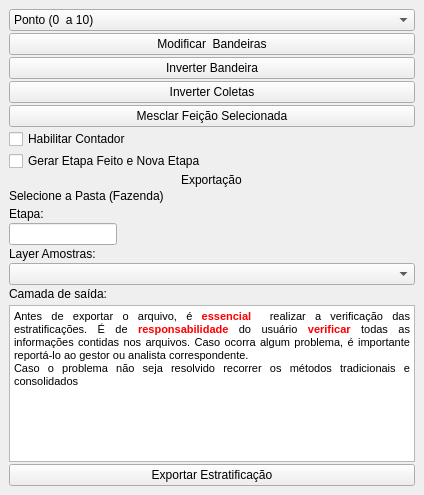
<?xml version="1.0" encoding="UTF-8"?>
<ui version="4.0">
 <class>InverterBandeiraDockWidgetBase</class>
 <widget class="QDockWidget" name="InverterBandeiraDockWidgetBase">
  <property name="geometry">
   <rect>
    <x>0</x>
    <y>0</y>
    <width>424</width>
    <height>495</height>
   </rect>
  </property>
  <property name="windowTitle">
   <string>Inverter Bandeira</string>
  </property>
  <widget class="QWidget" name="dockWidgetContents">
   <property name="enabled">
    <bool>true</bool>
   </property>
   <property name="minimumSize">
    <size>
     <width>374</width>
     <height>218</height>
    </size>
   </property>
   <property name="font">
    <font>
     <kerning>true</kerning>
    </font>
   </property>
   <layout class="QGridLayout" name="gridLayout">
    <item row="0" column="0">
     <layout class="QVBoxLayout" name="verticalLayout_3">
      <property name="spacing">
       <number>2</number>
      </property>
      <property name="sizeConstraint">
       <enum>QLayout::SetMinimumSize</enum>
      </property>
      <item>
       <widget class="QComboBox" name="comboBoxBandeiras">
        <item>
         <property name="text">
          <string>Ponto (0  a 10)</string>
         </property>
        </item>
        <item>
         <property name="text">
          <string>Bandeira Verde (10 a 20)</string>
         </property>
        </item>
        <item>
         <property name="text">
          <string>Bandeira Vermelha (20 a 40 de 0 a 10) </string>
         </property>
        </item>
        <item>
         <property name="text">
          <string>Bandeira Azul (0 a 20)</string>
         </property>
        </item>
        <item>
         <property name="text">
          <string>Aviao (20 a 40 de 0 a 20)</string>
         </property>
        </item>
        <item>
         <property name="text">
          <string>Ancora (60 a 80)</string>
         </property>
        </item>
        <item>
         <property name="text">
          <string>Camping (40 a 60)</string>
         </property>
        </item>
        <item>
         <property name="text">
          <string>Mina (80 a 100)</string>
         </property>
        </item>
       </widget>
      </item>
      <item>
       <widget class="QPushButton" name="pushButtonTrocarBandeira">
        <property name="text">
         <string>Modificar  Bandeiras</string>
        </property>
       </widget>
      </item>
      <item>
       <widget class="QPushButton" name="pushButtonInverterBandeira">
        <property name="text">
         <string>Inverter Bandeira</string>
        </property>
       </widget>
      </item>
      <item>
       <widget class="QPushButton" name="pushButtonColetado">
        <property name="text">
         <string>Inverter Coletas</string>
        </property>
       </widget>
      </item>
      <item>
       <widget class="QPushButton" name="pushButtonMesclar">
        <property name="text">
         <string>Mesclar Feição Selecionada</string>
        </property>
       </widget>
      </item>
      <item>
       <widget class="QCheckBox" name="checkBoxContador">
        <property name="text">
         <string>Habilitar Contador</string>
        </property>
       </widget>
      </item>
      <item>
       <widget class="QCheckBox" name="checkBoxEtapa">
        <property name="text">
         <string>Gerar Etapa Feito e Nova Etapa</string>
        </property>
       </widget>
      </item>
      <item alignment="Qt::AlignHCenter|Qt::AlignTop">
       <widget class="QLabel" name="label">
        <property name="text">
         <string>Exportação</string>
        </property>
       </widget>
      </item>
      <item>
       <widget class="QLabel" name="label_3">
        <property name="enabled">
         <bool>true</bool>
        </property>
        <property name="text">
         <string>Selecione a Pasta (Fazenda)</string>
        </property>
       </widget>
      </item>
      <item>
       <widget class="QgsFileWidget" name="mQgsFileWidgetPasta">
        <property name="enabled">
         <bool>true</bool>
        </property>
        <property name="storageMode">
         <enum>QgsFileWidget::GetDirectory</enum>
        </property>
       </widget>
      </item>
      <item>
       <widget class="QLabel" name="label_4">
        <property name="text">
         <string>Etapa:</string>
        </property>
       </widget>
      </item>
      <item alignment="Qt::AlignLeft">
       <widget class="QLineEdit" name="lineEditEtapa">
        <property name="enabled">
         <bool>true</bool>
        </property>
       </widget>
      </item>
      <item>
       <widget class="QLabel" name="label_7">
        <property name="text">
         <string>Layer Amostras:</string>
        </property>
       </widget>
      </item>
      <item>
       <widget class="QgsMapLayerComboBox" name="mMapLayerComboBoxAmostra"/>
      </item>
      <item>
       <widget class="QLabel" name="label_2">
        <property name="text">
         <string>Camada de saída:</string>
        </property>
       </widget>
      </item>
      <item>
       <widget class="QgsFileWidget" name="mQgsFileWidgetSaida">
        <property name="storageMode">
         <enum>QgsFileWidget::GetDirectory</enum>
        </property>
       </widget>
      </item>
      <item>
       <widget class="QTextBrowser" name="textBrowser">
        <property name="html">
         <string>&lt;!DOCTYPE HTML PUBLIC &quot;-//W3C//DTD HTML 4.0//EN&quot; &quot;http://www.w3.org/TR/REC-html40/strict.dtd&quot;&gt;
&lt;html&gt;&lt;head&gt;&lt;meta name=&quot;qrichtext&quot; content=&quot;1&quot; /&gt;&lt;style type=&quot;text/css&quot;&gt;
p, li { white-space: pre-wrap; }
&lt;/style&gt;&lt;/head&gt;&lt;body style=&quot; font-family:'MS Shell Dlg 2'; font-size:8.25pt; font-weight:400; font-style:normal;&quot;&gt;
&lt;p align=&quot;justify&quot; style=&quot; margin-top:0px; margin-bottom:0px; margin-left:0px; margin-right:0px; -qt-block-indent:0; text-indent:0px;&quot;&gt;&lt;span style=&quot; font-size:8pt;&quot;&gt;Antes de exportar o arquivo, é &lt;/span&gt;&lt;span style=&quot; font-size:8pt; font-weight:600; color:#ff0000;&quot;&gt;essencial &lt;/span&gt;&lt;span style=&quot; font-size:8pt;&quot;&gt; realizar a verificação das estratificações. É de &lt;/span&gt;&lt;span style=&quot; font-size:8pt; font-weight:600; color:#ff0000;&quot;&gt;responsabilidade&lt;/span&gt;&lt;span style=&quot; font-size:8pt;&quot;&gt; do usuário &lt;/span&gt;&lt;span style=&quot; font-size:8pt; font-weight:600; color:#ff0000;&quot;&gt;verificar&lt;/span&gt;&lt;span style=&quot; font-size:8pt;&quot;&gt; todas as informações contidas nos arquivos. Caso ocorra algum problema, é importante reportá-lo ao gestor ou analista correspondente.&lt;br /&gt;Caso o problema não seja resolvido recorrer os métodos tradicionais e consolidados&lt;/span&gt;&lt;/p&gt;&lt;/body&gt;&lt;/html&gt;</string>
        </property>
       </widget>
      </item>
      <item>
       <widget class="QPushButton" name="pushButtonExportar">
        <property name="text">
         <string>Exportar Estratificação</string>
        </property>
       </widget>
      </item>
     </layout>
    </item>
   </layout>
  </widget>
 </widget>
 <customwidgets>
  <customwidget>
   <class>QgsFileWidget</class>
   <extends>QWidget</extends>
   <header>qgsfilewidget.h</header>
  </customwidget>
  <customwidget>
   <class>QgsMapLayerComboBox</class>
   <extends>QComboBox</extends>
   <header>qgsmaplayercombobox.h</header>
  </customwidget>
 </customwidgets>
 <resources/>
 <connections/>
</ui>
